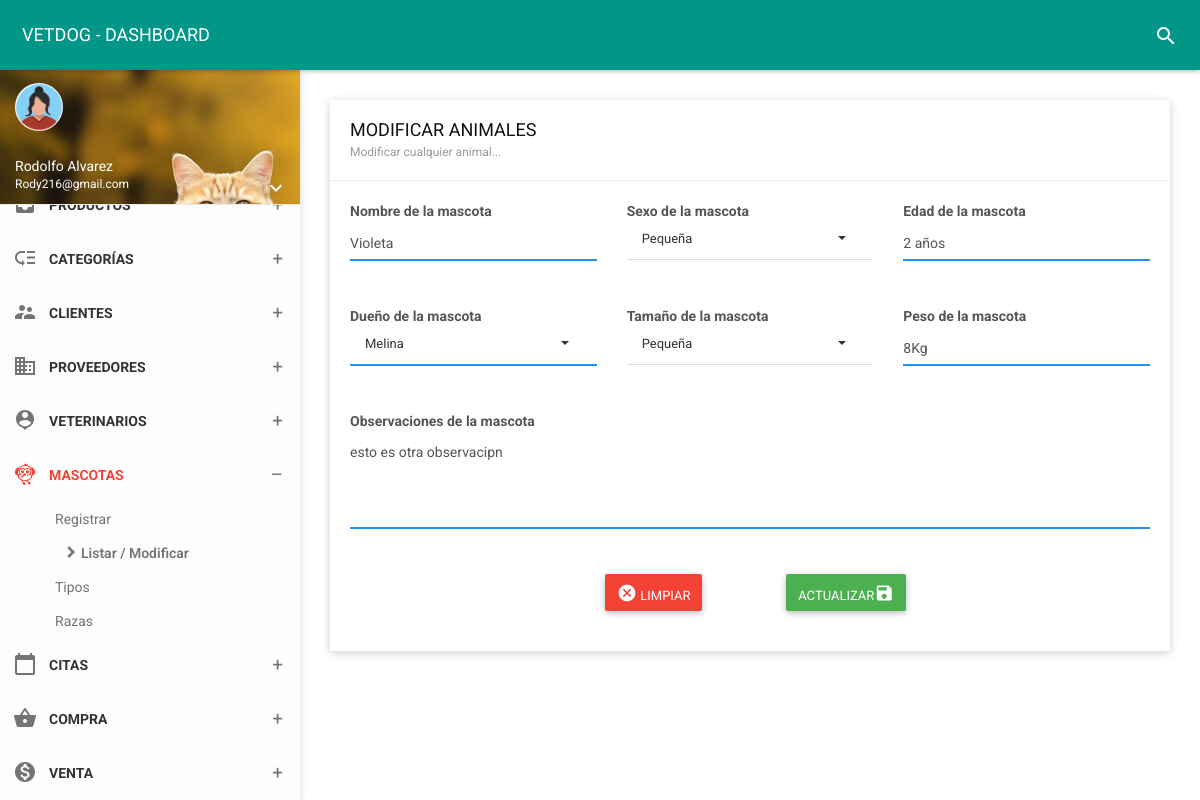
/vista/mascotas/edit?id=1 (signed in), run on the app's committed database.
### tables this page shows
CREATE TABLE `pet` (
  `id_pet` int(11) NOT NULL,
  `nomas` varchar(50) NOT NULL,
  `id_tiM` int(11) NOT NULL,
  `id_raza` int(11) NOT NULL,
  `sexo` varchar(15) NOT NULL,
  `edad` varchar(15) NOT NULL,
  `tamano` varchar(15) NOT NULL,
  `peso` char(6) NOT NULL,
  `id_due` int(11) NOT NULL,
  `obser` varchar(255) NOT NULL,
  `estado` char(1) NOT NULL,
  `fere` timestamp NOT NULL DEFAULT current_timestamp() ON UPDATE current_timestamp()
);

CREATE TABLE `owner` (
  `id_due` int(11) NOT NULL,
  `dni_due` char(8) NOT NULL,
  `nom_due` varchar(35) NOT NULL,
  `ape_due` varchar(35) NOT NULL,
  `fecnaci` varchar(35) NOT NULL,
  `movil` char(9) NOT NULL,
  `fijo` char(6) NOT NULL,
  `correo` varchar(30) NOT NULL,
  `direc` varchar(150) NOT NULL,
  `estado` char(1) NOT NULL,
  `usuario` varchar(25) NOT NULL,
  `contra` varchar(255) NOT NULL,
  `cargo` int(11) NOT NULL,
  `foto` varchar(255) NOT NULL,
  `fere` timestamp NOT NULL DEFAULT current_timestamp() ON UPDATE current_timestamp()
);

### vista/mascotas/edit.php (the view, shortened to what this page needs)
<!DOCTYPE html>
<html>
<head>
    <link href="../../assets/plugins/bootstrap-select/css/bootstrap-select.css" rel="stylesheet" />
    <link href="../../assets/plugins/bootstrap/css/bootstrap.css" rel="stylesheet">
    <link href="../../assets/plugins/node-waves/waves.css" rel="stylesheet" />
    <link href="../../assets/plugins/animate-css/animate.css" rel="stylesheet" />
    <link href="../../css/style.css" rel="stylesheet">
    <link href="../../assets/css/themes/all-themes.css" rel="stylesheet" />
       <link rel="stylesheet" href="https://cdnjs.cloudflare.com/ajax/libs/limonte-sweetalert2/11.1.9/sweetalert2.min.css" />
</head>
<body class="theme-red">
    <nav class="navbar">
        <div class="container-fluid">
            <div class="navbar-header">
                <a class="navbar-brand" href="../panel-admin/administrador"> VETDOG - DASHBOARD </a>
            </div>
            <div class="collapse navbar-collapse" id="navbar-collapse">
                <ul class="nav navbar-nav navbar-right">
                    <li><a href="javascript:void(0);" class="js-search" data-close="true"><i class="material-icons">search</i></a></li>
                </ul>
            </div>
        </div>
    </nav>
    <section>
        <aside id="leftsidebar" class="sidebar">
            <div class="user-info">
                <div class="image">
                    <img src="../../assets/img/mujerico.png" width="48" height="48" alt="User" />
                </div>
                <div class="info-container">
                    <div class="name" data-toggle="dropdown" aria-haspopup="true" aria-expanded="false"><?php echo ucfirst($_SESSION['nombre']); ?></div>
                    <div class="email"><?php echo ucfirst($_SESSION['correo']); ?></div>
                    <div class="btn-group user-helper-dropdown">
                        <i class="material-icons" data-toggle="dropdown" aria-haspopup="true" aria-expanded="true">keyboard_arrow_down</i>
                    </div>
                </div>
            </div>
            <div class="menu">
                <ul class="list">
                    <li>
                        <a href="javascript:void(0);" class="menu-toggle">
                            <i class="material-icons">inbox</i>
                            <span>PRODUCTOS</span>
                        </a>
                    </li>
                    <li>
                        <a href="javascript:void(0);" class="menu-toggle">
                            <i class="material-icons">low_priority</i>
                            <span>CATEGORÍAS</span>
                        </a>
                    </li>
                    <li>
                        <a href="javascript:void(0);" class="menu-toggle">
                            <i class="material-icons">supervisor_account</i>
                            <span>CLIENTES</span>
                        </a>
                    </li>
                    <li>
                        <a href="javascript:void(0);" class="menu-toggle">
                            <i class="material-icons">business</i>
                            <span>PROVEEDORES</span>
                        </a>
                    </li>
                    <li>
                        <a href="javascript:void(0);" class="menu-toggle">
                            <i class="material-icons">person_pin</i>
                            <span>VETERINARIOS</span>
                        </a>
                    </li>
                    <li class="active">
                        <a href="javascript:void(0);" class="menu-toggle">
                            <i class="material-icons">flutter_dash</i>
                            <span>MASCOTAS</span>
                        </a>
                        <ul class="ml-menu">
                            <li>
                                <a href="../mascotas/nuevo">Registrar</a>
                            </li>
                            <li class="active">
                                <a href="../../folder/mascotas">Listar / Modificar</a>
                            </li>
                            <li >
                                <a href="../../folder/tipo">Tipos</a>
                            </li>
                            <li>
                                <a href="../../folder/raza">Razas</a>
                            </li>
                        </ul>
</li>
                    <li>
                        <a href="javascript:void(0);" class="menu-toggle">
                            <i class="material-icons">calendar_today</i>
                            <span>CITAS</span>
                        </a>
    </li>
    <li>
                        <a href="javascript:void(0);" class="menu-toggle">
                            <i class="material-icons">shopping_basket</i>
                            <span>COMPRA</span>
                        </a>
    </li>
<li>
                        <a href="javascript:void(0);" class="menu-toggle">
                            <i class="material-icons">monetization_on</i>
                            <span>VENTA</span>
                        </a>
    </li>
    </section>
    <section class="content">
        <div class="container-fluid">
            <div class="row clearfix">
                <div class="col-lg-12 col-md-12 col-sm-12 col-xs-12">
                    <div class="card">
                        <div class="header">
                            <h2>
                                MODIFICAR  ANIMALES
                                <small>Modificar cualquier animal...</small>
                            </h2>
                        </div>
                    <div class="body">
<?php
function connect(){
return new mysqli("localhost","root","","vetdog");
}
$con = connect();
$id = $_GET['id'];
$sql = "SELECT pet.id_pet, pet.nomas, pet_type.id_tiM, pet_type.noTiM, raza.id_raza, raza.nomraza, pet.sexo, pet.edad, pet.tamano, pet.peso, owner.id_due, owner.dni_due, owner.nom_due, owner.ape_due, owner.fecnaci, owner.movil, owner.fijo, owner.correo, owner.direc, pet.obser, pet.estado, pet.fere FROM pet INNER JOIN pet_type ON pet.id_tiM =  pet_type.id_tiM INNER JOIN raza ON pet.id_raza =raza.id_raza INNER JOIN owner ON pet.id_due = owner.id_due  WHERE id_pet= '$id'";
$query  =$con->query($sql);
$data =  array();
if($query){
  while($r = $query->fetch_object()){
    $data[] = $r;
  }
}
?>
<?php if(count($data)>0):?>
    <?php foreach($data as $d):?>
                        <form method="POST"  autocomplete="off" action="editarRegistro?id=<?php echo $d->id_pet; ?>">
                            <div class="row clearfix">
                                <div class="col-sm-4">
                                    <label class="control-label">Nombre de la mascota</label>
                                    <div class="form-group">
                                        <div class="form-line">
                                            <input type="text" name="nomas" value="<?php echo $d->nomas; ?>"  class="form-control" placeholder="Nombre de la mascota..." />
                                        </div>
                                    </div>
                                </div>
                                <div class="col-sm-4">
                                    <label class="control-label">Sexo de la mascota</label>
                                    <select name="sexo" class="form-control show-tick">
                                        <option value="<?php echo $d->sexo; ?>"><?php echo $d->sexo; ?></option>
                                    </select>
                                </div>
                                <div class="col-sm-4">
                                    <label class="control-label">Edad de la mascota</label>
                                    <div class="form-group">
                                        <div class="form-line">
                                            <input type="text" value="<?php echo $d->edad; ?>" name="edad" required class="form-control" placeholder="Edad de la mascota..." />
                                        </div>
                                    </div>
                                </div>
                                <div class="col-sm-4">
                                    <label class="control-label">Dueño de la mascota</label>
                                    <div class="form-group">
                                        <div class="form-line">
                                           <select class="form-control show-tick"  name="id_due">
                                        <option value="<?php echo $d->id_due; ?>"><?php echo $d->nom_due; ?></option>
                                    </select>
                                        </div>
                                    </div>
                                </div>
                                <div class="col-sm-4">
                                    <label class="control-label">Tamaño de la mascota</label>
                                    <select name="tamano" class="form-control show-tick">
                                        <option value="<?php echo $d->tamano; ?>"><?php echo $d->tamano; ?></option>
                                    </select>
                                </div>
                                <div class="col-sm-4">
                                    <label class="control-label">Peso de la mascota</label>
                                    <div class="form-group">
                                        <div class="form-line">
                                            <input type="text" value="<?php echo $d->peso; ?>" name="peso" maxlength="6" required class="form-control" placeholder="Peso de la mascota..." />
                                        </div>
                                    </div>
                                </div>
                                <div class="col-sm-12">
                                    <label class="control-label">Observaciones de la mascota</label>
                                    <div class="form-group">
                                        <div class="form-line">
                                            <textarea rows="4" value="<?php echo $d->obser; ?>"  name="obser" class="form-control no-resize" placeholder="Observaciones..."><?php echo $d->obser; ?></textarea>
                                        </div>
                                    </div>
                                </div>
                            </div>
                                <div class="container-fluid" align="center">
                                    <div class="col-xs-12 col-sm-6 col-md-4 col-lg-3">
                                    </div>
                                    <div class="col-xs-12 col-sm-6 col-md-4 col-lg-3">
                                        <a type="button" href="../../folder/mascotas" class="btn bg-red"><i class="material-icons">cancel</i> LIMPIAR </a>
                                    </div>
                                    <div class="col-xs-12 col-sm-6 col-md-4 col-lg-3">
                                         <button class="btn bg-green" name="update">ACTUALIZAR<i class="material-icons">save</i></button>
                                    </div>
                                </div>
                        </form>
                 </div>
 <?php endforeach; ?>
    <?php else:?>
      <span class="px-2 py-1 font-semibold leading-tight text-red-700 bg-red-100 rounded-full dark:text-red-100 dark:bg-red-700">
          No hay datos
        </span>
    <?php endif; ?>
                    </div>
                        </div>
                    </div>
                </div>
    </section>
</body>
</html>

### assets/css/themes/all-themes.css (style rules this page uses)
.theme-red .navbar-brand { color: #fff; }
.theme-red .nav > li > a { color: #fff; }
.theme-red .sidebar .menu .list li.active { background-color: transparent; }
.theme-red .sidebar .menu .list li.active > :first-child i, .theme-red .sidebar .menu .list li.active > :first-child span { color: #F44336; }
.theme-red .sidebar .menu .list .toggled { background-color: transparent; }
.theme-red .sidebar .menu .list .ml-menu { background-color: transparent; }

### data on the page
pet: nomas "Violeta", sexo "Pequeña", edad "2 años", id_due.nom_due "Melina", tamano "Pequeña", peso "8Kg", obser "esto es otra observacipn"

### other printed values
$_SESSION['nombre'] "Rodolfo Alvarez"
$_SESSION['correo'] "Rody216@gmail.com"
